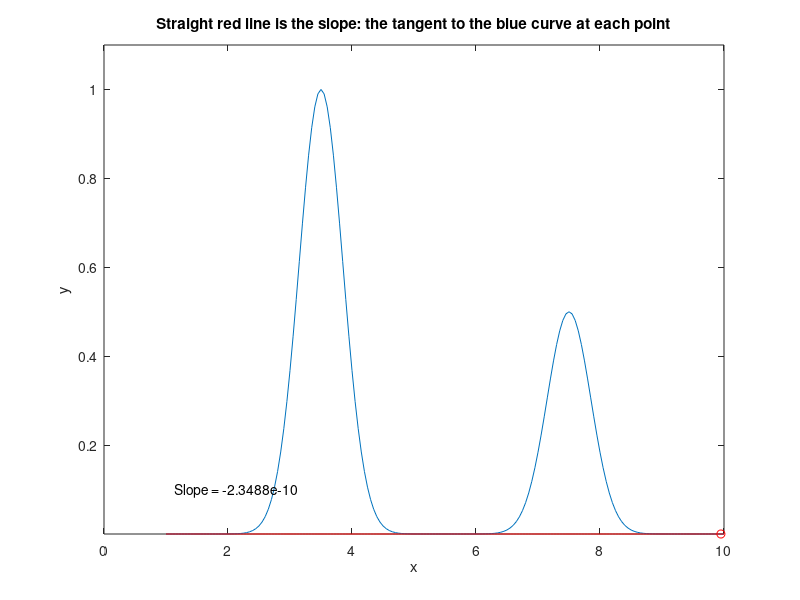

This chart was generated by the following MATLAB code:
% Matlab/Octave script visualizing the slope as the tangent to a curve at
% each point. 
x=1:.05:10;
n=length(x);
% y=sin(x); % Creates sine wave
y=exp(-((x-3.5).*2).^2)+.5.*exp(-((x-7.5).*2).^2); % Creates two Gaussian peaks
% y=deriv(y); % Remove comment to see second derivative (slope of first derivative)
plot(x,y)
for j=1:n-1,
    clf
    plot(x,y)
    hold on
    plot(x(j),y(j),'or')
    title('Straight red line is the slope: the tangent to the blue curve at each point')
    xlabel('x')
    ylabel('y')
    P=polyfit([x(j) x(j+1)],[y(j) y(j+1)],1);
    a=P(1);
    b=P(2);
   
    ylim([min(y)-0.1.*min(y) max(y)+0.1.*max(y)])
    plot(x,a.*x+b,'r')
    text(min(x),.1,['   Slope = ' num2str(P(1)) ] );
    drawnow
    pause(.1)
end
